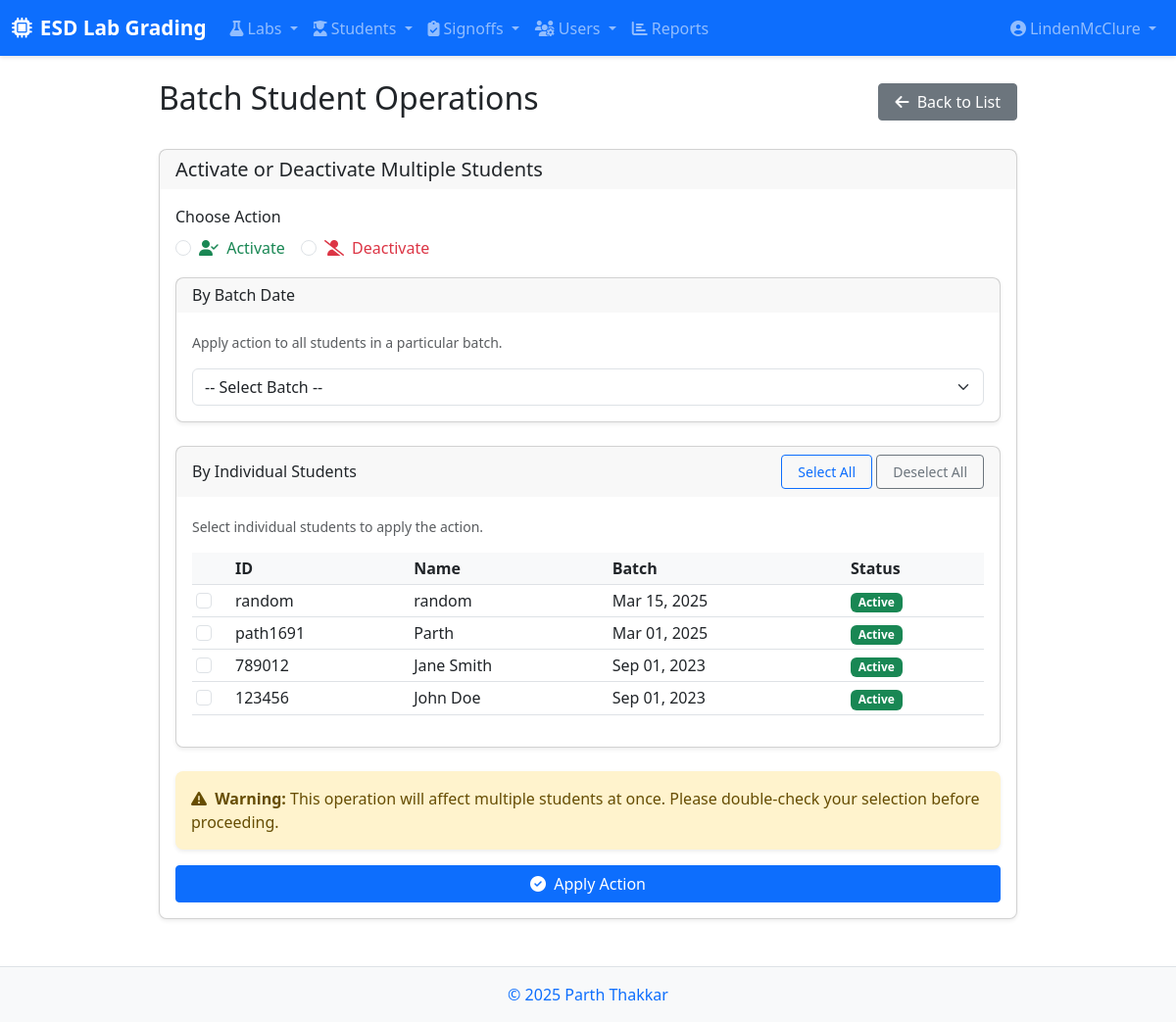
/students/batch/ (signed in), run on an earlier commit of the app's database.
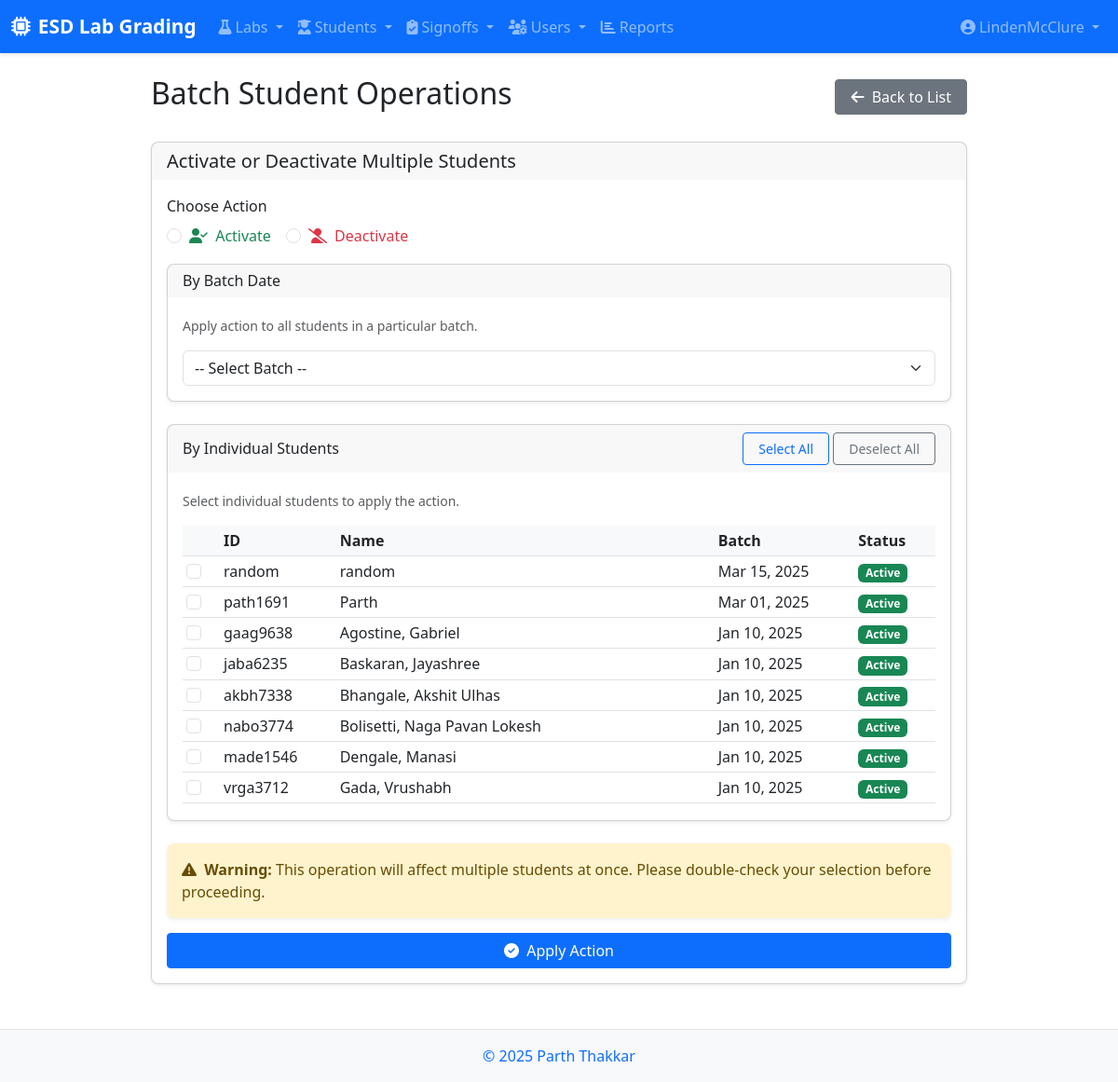
And on a later commit of the database.
### labs/models.py (models this page shows, shortened)
class Student(models.Model):
    student_id = models.CharField(max_length=20, unique=True)
    name = models.CharField(max_length=100)
    email = models.EmailField(blank=True)
    batch = models.DateField(auto_now=False, auto_now_add=False)
    active = models.BooleanField(default=True)

### labs/views.py (the view)
    def wrap(request, *args, **kwargs):
        try:
            if hasattr(request.user, 'role') and request.user.role.role in ['ta', 'instructor']:
                return function(request, *args, **kwargs)
            else:
                raise PermissionDenied("You must be a teaching assistant or instructor to access this page.")
        except (AttributeError, UserRole.DoesNotExist):
            raise PermissionDenied("You must be a teaching assistant or instructor to access this page.")

### labs/templatetags/role_tags.py (called while the page is built)
@register.filter
def has_role(user, role_name):
    if user.is_anonymous:
        return False
    if user.is_staff:
        return True
    try:
        return hasattr(user, 'role') and user.role.role == role_name
    except:
        return False

### labs/views.py (called while the page is built)
def ta_required(function):
    def wrap(request, *args, **kwargs):
        try:
            if hasattr(request.user, 'role') and request.user.role.role in ['ta', 'instructor']:
                return function(request, *args, **kwargs)
            else:
                raise PermissionDenied("You must be a teaching assistant or instructor to access this page.")
        except (AttributeError, UserRole.DoesNotExist):
            raise PermissionDenied("You must be a teaching assistant or instructor to access this page.")
    wrap.__doc__ = function.__doc__
    wrap.__name__ = function.__name__
    return wrap

### labs/templates/labs/batch_toggle_students.html (shortened to what the changed rows need)
{% extends 'base.html' %}
{% load static %}
{% block content %}
<div class="container form-container">
    <div class="d-flex justify-content-between align-items-center mb-4">
        <h1 class="h2">Batch Student Operations</h1>
    </div>
    <div class="card">
        <div class="card-body">
            <form method="post">
                <div class="card mb-4">
                    <div class="card-body">
                        <div class="students-container">
                            <table class="table table-sm">
                                <thead>
                                    <tr>
                                        <th style="width: 40px;"></th>
                                        <th>ID</th>
                                        <th>Name</th>
                                        <th>Batch</th>
                                        <th>Status</th>
                                    </tr>
                                </thead>
                                <tbody>
                                    {% for student in students %}
                                    <tr>
                                        <td>
                                            <input type="checkbox" name="student_ids" value="{{ student.id }}" class="form-check-input student-checkbox">
                                        </td>
                                        <td>{{ student.student_id }}</td>
                                        <td>{{ student.name }}</td>
                                        <td>{{ student.batch|date:"M d, Y" }}</td>
                                        <td>
                                            {% if student.active %}
                                            <span class="badge bg-success">Active</span>
                                            {% else %}
                                            <span class="badge bg-secondary">Inactive</span>
                                            {% endif %}
                                        </td>
                                    </tr>
                                    {% endfor %}
                                </tbody>
                            </table>
                        </div>
                    </div>
                </div>
            </form>
        </div>
    </div>
</div>
{% endblock %}

What changed in the data, as far as the page shows it:
no longer on this page (row unchanged): Student: student_id "789012", name "Jane Smith", batch "Sep 01, 2023", active "Active"
no longer on this page (row unchanged): Student: student_id "123456", name "John Doe", batch "Sep 01, 2023", active "Active"
added Student: student_id "gaag9638", name "Agostine, Gabriel", batch "Jan 10, 2025", active "Active"
added Student: student_id "jaba6235", name "Baskaran, Jayashree", batch "Jan 10, 2025", active "Active"
added Student: student_id "akbh7338", name "Bhangale, Akshit Ulhas", batch "Jan 10, 2025", active "Active"
added Student: student_id "nabo3774", name "Bolisetti, Naga Pavan Lokesh", batch "Jan 10, 2025", active "Active"
added Student: student_id "made1546", name "Dengale, Manasi", batch "Jan 10, 2025", active "Active"
added Student: student_id "vrga3712", name "Gada, Vrushabh", batch "Jan 10, 2025", active "Active"
